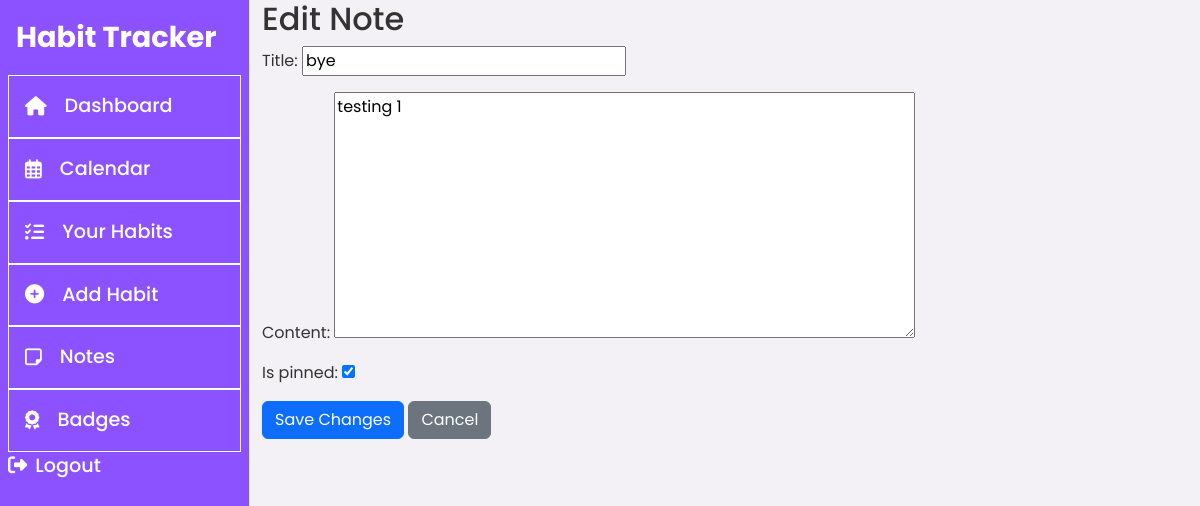
Screenshot of /habits/notes/8/edit/ (signed in) with the database file from the repository.
### habits/models.py (models this page shows, shortened)
class Note(models.Model):
    user = models.ForeignKey(User, on_delete=models.CASCADE)
    title = models.CharField(max_length=100)
    content = models.TextField()
    is_pinned = models.BooleanField(default=False)
    updated_at = models.DateTimeField(auto_now=True)

### habits/views.py (the view)
# urls.py: path('notes/<int:pk>/edit/', views.edit_note, name='edit_note'),
@login_required
def edit_note(request, pk):
    note = get_object_or_404(Note, pk=pk, user=request.user)
    if request.method == 'POST':
        form = NoteForm(request.POST, instance=note)
        if form.is_valid():
            form.save()
            return redirect('habits:note_list')
    else:
        form = NoteForm(instance=note)
    return render(request, 'habits/edit_note.html', {'form': form})

### habits/forms.py
class NoteForm(forms.ModelForm):
    class Meta:
        model = Note
        fields = ['title', 'content', 'is_pinned']

### habits/templates/habits/edit_note.html (shortened to what this page needs)
{% extends 'habits/base.html' %}
{% block content %}
  <h2>Edit Note</h2>
  <form method="POST">
    {{ form.as_p }}
    <button type="submit" class="btn btn-primary">Save Changes</button>
    <a href="{% url 'habits:note_list' %}" class="btn btn-secondary">Cancel</a>
  </form>
{% endblock %}

### habits/static/css/styles.css (style rules this page uses)
body { font-family: 'Poppins', sans-serif; background-color: #f3f1f5; color: #333; }

### rows the page displays
Note: title "bye", content "testing 1", is_pinned "☑"
